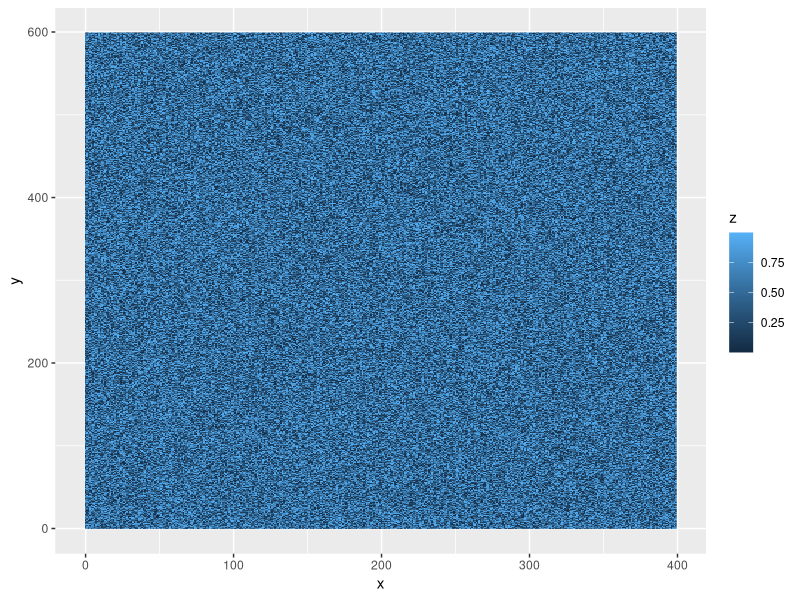
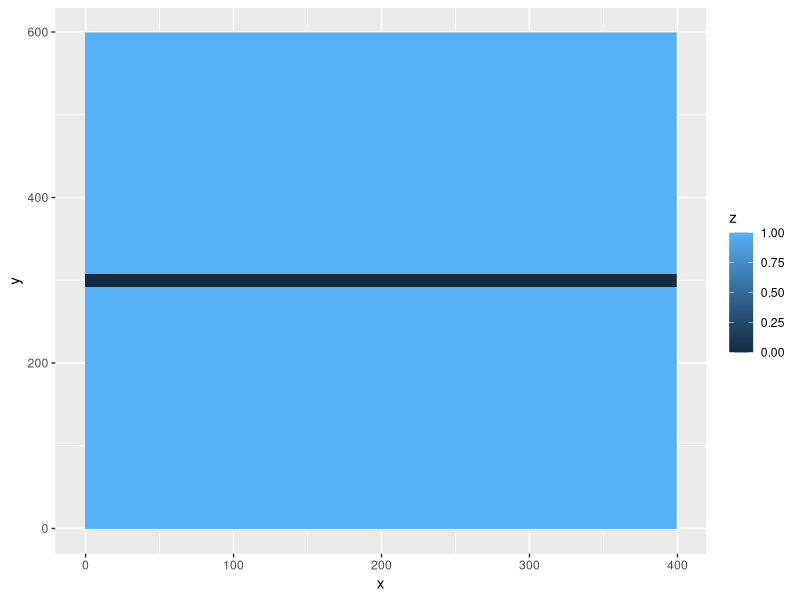
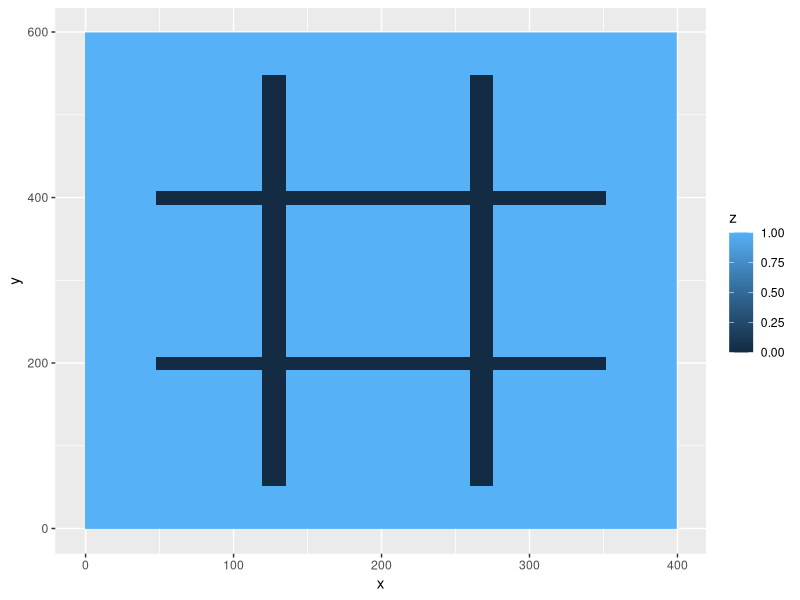
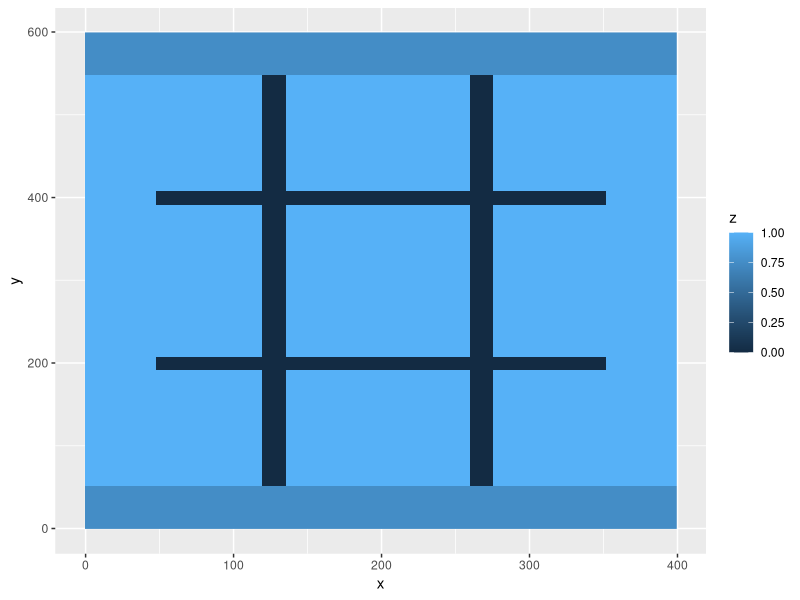
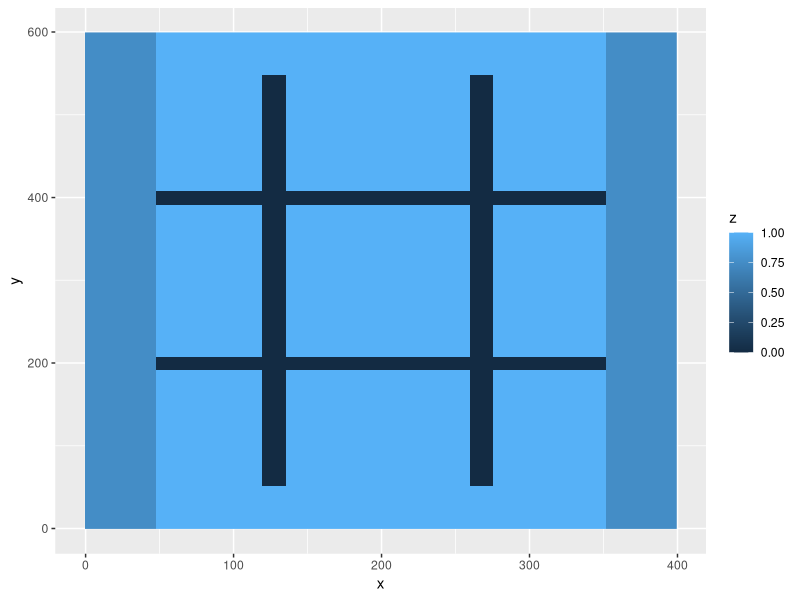
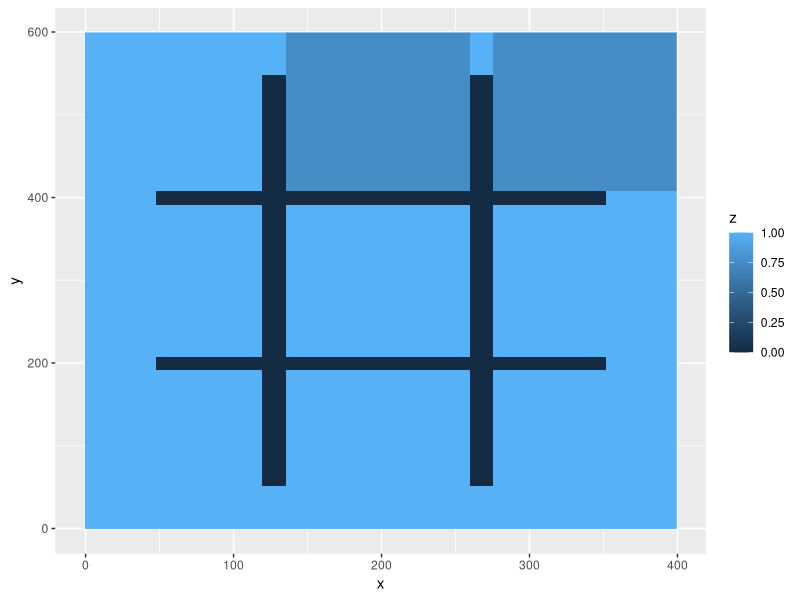
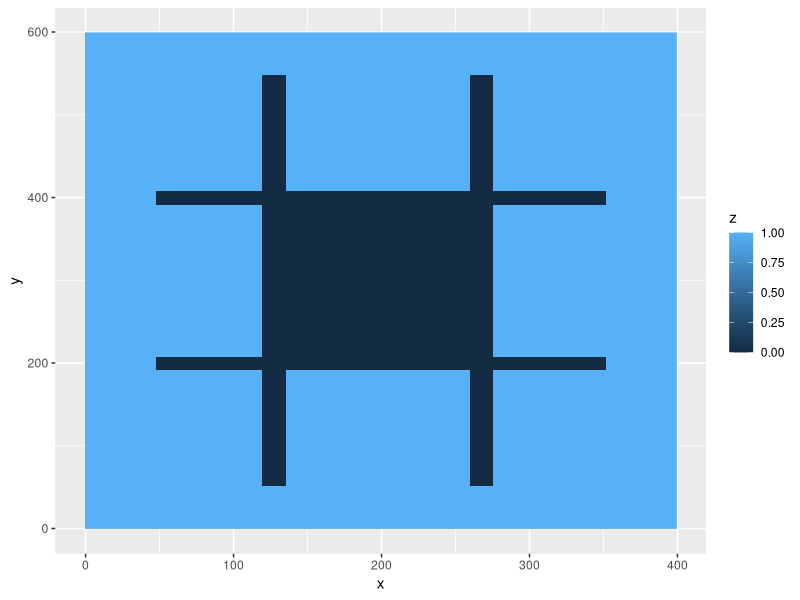

These charts were generated, in order, by the following R code: (Note: this script raises an error after producing the figures.)
## ---- chunk 1
install.packages("tidyverse")
library(ggplot2)
## ---- chunk 2
df <- expand.grid(x = 0:399, y = 0:599)
df$z <- runif(nrow(df))
ggplot(df, aes(x, y, fill = z)) + geom_raster()
## ---- chunk 3
df <- expand.grid(x = 0:399, y = 0:599)
df$z <- 1
# using test input {“0 292 399 307”}
df$z[df$x >= 0 & df$x <= 399 & df$y >= 292 & df$y <= 307] <- 0
ggplot(df, aes(x, y, fill = z)) + geom_raster()
## ---- chunk 4
#area of top
(599-307) * 400
#area of bottom
(292-0) * 400
## ---- chunk 5
setBarren <- function(df, barren_lands, val=0){
  for (bString in barren_lands){
    b <- unlist(strsplit(bString,"[ ]")) #split on spaces
    b <- as.numeric(b)                   #convert string to numbers
    df$z[df$x >= b[1] & df$x <= b[3] & df$y >= b[2] & df$y <= b[4]] <- val
  }
  return(df)
}

# reset our grid
df <- expand.grid(x = 0:399, y = 0:599)
df$z <- 1
df <- setBarren(df, c("48 192 351 207", "48 392 351 407", "120 52 135 547", "260 52 275 547"))
ggplot(df, aes(x, y, fill = z)) + geom_raster()
## ---- chunk 6
df2 <- df
df2 <- setBarren(df2, c("0 0 399 51", "0 548 399 599"), .75)
ggplot(df2, aes(x, y, fill = z)) + geom_raster()
## ---- chunk 7
df2 <- df
df2 <- setBarren(df2, c("0 0 47 599", "352 0 399 599"), .75)
ggplot(df2, aes(x, y, fill = z)) + geom_raster()
## ---- chunk 8
df2 <- df
df2 <- setBarren(df2, c("136 408 259 599", "276 408 399 599"), .75)
ggplot(df2, aes(x, y, fill = z)) + geom_raster()
## ---- chunk 9
df2 <- df
df2 <- setBarren(df2, c("136 207 259 392"))
ggplot(df2, aes(x, y, fill = z)) + geom_raster()
## ---- chunk 10
nrow(df2[df2$z==1,])
## ---- chunk 11
#source("https://bioconductor.org/biocLite.R")
#biocLite("EBImage")
#library("EBImage")
#floodFill(df2, c(0,0), .5)
#df3 <- floodFill(data.matrix(df2), c(1,1), .5)
#ggplot(as.data.frame(df3), aes(x, y, fill = z)) + geom_raster()
## ---- chunk 12
# z=0 is barren land
# z=1 is fertile land
# z=.25 is marked fertile land that we are currently counting
dfFlood <- df
floodFill <- function(xCord, yCord) {
  zVal <- dfFlood[dfFlood$x==xCord & dfFlood$y==yCord,]$z
  if (is.na(zVal) | zVal == .75 | zVal == 0) { return() }
  if (zVal == 1) {
    dfFlood[dfFlood$x==xCord & dfFlood$y==yCord,]$z <<- .75
    # left
    if (xCord > 0) { floodFill(xCord-1, yCord) }
    # right
    if (xCord < 399) { floodFill(xCord+1, yCord) }
    # up
    if (yCord < 599) { floodFill(xCord, yCord+1) }
    # down
    if (yCord > 0) { floodFill(xCord, yCord-1) }
  }
}

floodFill(0,0)
ggplot(dfFlood, aes(x, y, fill = z)) + geom_raster()

